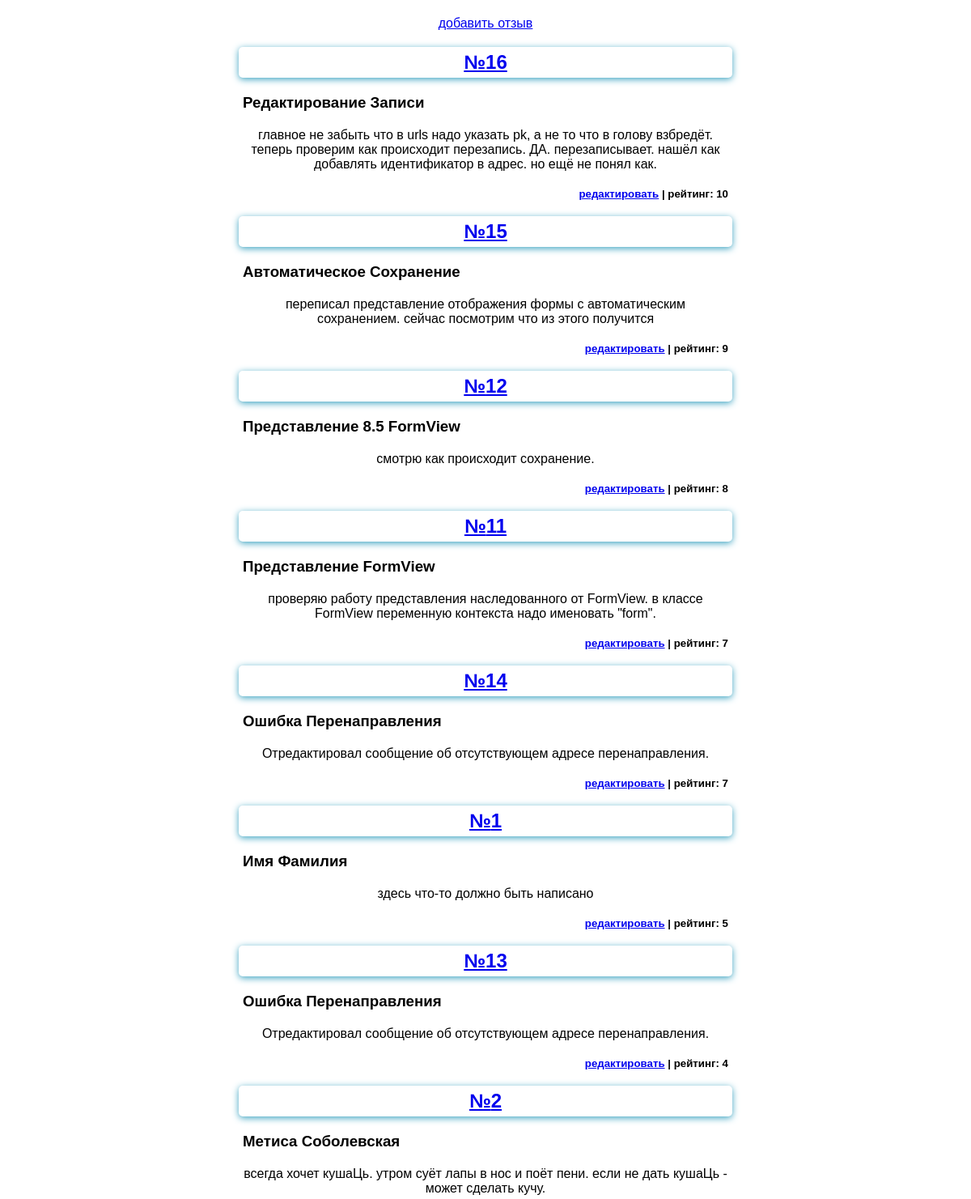
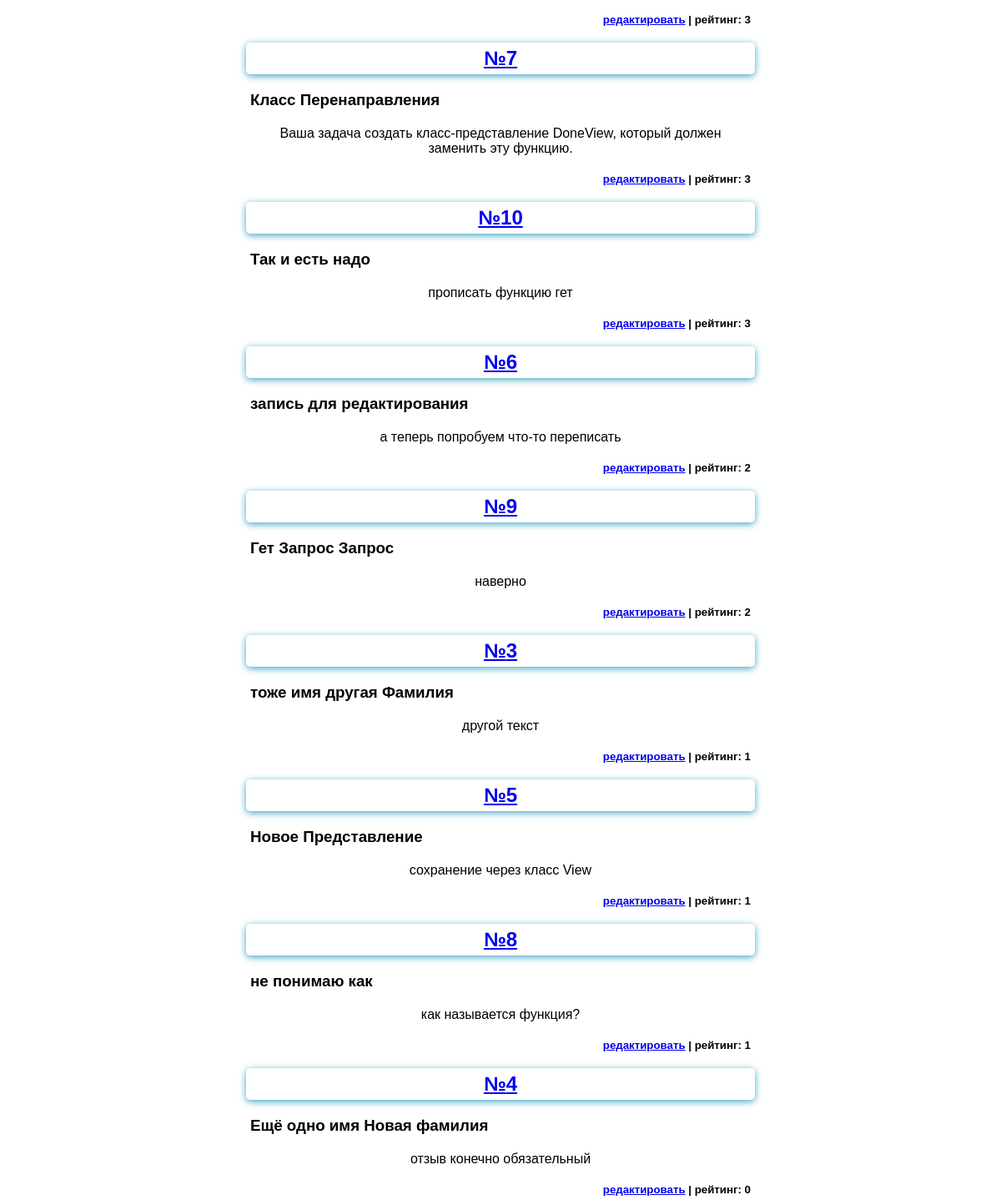
Page /list on the committed database (2 pictures, top to bottom).
### feedback/models.py (models this page shows)
class FeedBack(models.Model):
    name = models.CharField(max_length=40, validators=[MinLengthValidator(5)])
    surname = models.CharField(max_length=60)
    feedback = models.TextField()
    rating = models.PositiveIntegerField()

### feedback/views.py (the view)
# urls.py: path('list', ListFeedBack.as_view(), name="список"),
class ListFeedBack(ListView):
    template_name = "feedback/list_feedback.html"
    model = FeedBack
    context_object_name = "all"
    def get_queryset(self):
        queryset = super().get_queryset()
        filter_qs = queryset.order_by("-rating")
        return filter_qs

### feedback/templates/feedback/list_feedback.html (shortened to what this page needs)
{%extends 'base.html'%}
{% block content %}
    <a href="{% url 'добавление отзыва' %}"><p>добавить отзыв</p></a>
    {%for one in all%}
        <a href="{% url 'отзыв' one.id %}"><h2>№{{one.id}}</h2></a>
        <h3>{{one.name}} {{one.surname}}</h3>
        <p>{{one.feedback}}</p>
        <h5>
            <a href="{% url 'форма отзыва' one.id %}">редактировать</a> |
            рейтинг: {{one.rating}}
        </h5>
    {%endfor%}
{% endblock %}

### static/feedback/forms.css (style rules this page uses)
body { margin: 0; font-family: Sans-Serif; }
p { width:50%; margin: 20px auto 5px; text-align: center; }
h2 { width:50%; margin: 20px auto 5px; text-align: center; padding: 5px; border-radius: 5px; box-shadow: 0 2px 8px #3ca3c1; }
h3 { width:50%; margin: 20px auto 5px; }
h5 { width:50%; margin: 20px auto 5px; text-align: right; }

### rows in the picture
FeedBack: id "16", name "Редактирование", surname "Записи", feedback "главное не забыть что в urls надо указать pk, а не то что в голову взбредёт. теперь проверим как происходит перезапись. ДА. перезаписывает. нашёл как добавлять идентификатор в адрес. но ещё не понял как.", rating "10"
FeedBack: id "15", name "Автоматическое", surname "Сохранение", feedback "переписал представление отображения формы с автоматическим сохранением. сейчас посмотрим что из этого получится", rating "9"
FeedBack: id "12", name "Представление", surname "8.5 FormView", feedback "смотрю как происходит сохранение.", rating "8"
FeedBack: id "11", name "Представление", surname "FormView", feedback "проверяю работу представления наследованного от FormView. в классе FormView переменную контекста надо именовать \"form\".", rating "7"
FeedBack: id "14", name "Ошибка", surname "Перенаправления", feedback "Отредактировал сообщение об отсутствующем адресе перенаправления.", rating "7"
FeedBack: id "1", name "Имя", surname "Фамилия", feedback "здесь что-то должно быть написано", rating "5"
FeedBack: id "13", name "Ошибка", surname "Перенаправления", feedback "Отредактировал сообщение об отсутствующем адресе перенаправления.", rating "4"
FeedBack: id "2", name "Метиса", surname "Соболевская", feedback "всегда хочет кушаЦь. утром суёт лапы в нос и поёт пени. если не дать кушаЦь - может сделать кучу.", rating "3"
FeedBack: id "7", name "Класс", surname "Перенаправления", feedback "Ваша задача создать класс-представление DoneView, который должен заменить эту функцию.", rating "3"
FeedBack: id "10", name "Так и есть", surname "надо", feedback "прописать функцию гет", rating "3"
FeedBack: id "6", name "запись", surname "для редактирования", feedback "а теперь попробуем что-то переписать", rating "2"
FeedBack: id "9", name "Гет Запрос", surname "Запрос", feedback "наверно", rating "2"
FeedBack: id "3", name "тоже имя", surname "другая Фамилия", feedback "другой текст", rating "1"
FeedBack: id "5", name "Новое", surname "Представление", feedback "сохранение через класс View", rating "1"
FeedBack: id "8", name "не понимаю", surname "как", feedback "как называется функция?", rating "1"
FeedBack: id "4", name "Ещё одно имя", surname "Новая фамилия", feedback "отзыв конечно обязательный", rating "0"
